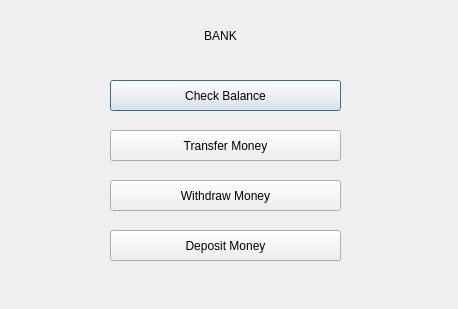
<?xml version="1.0" encoding="UTF-8"?>
<ui version="4.0">
 <class>BankWindow</class>
 <widget class="QDialog" name="BankWindow">
  <property name="geometry">
   <rect>
    <x>0</x>
    <y>0</y>
    <width>458</width>
    <height>309</height>
   </rect>
  </property>
  <property name="windowTitle">
   <string>Dialog</string>
  </property>
  <widget class="QPushButton" name="balanceButton">
   <property name="geometry">
    <rect>
     <x>110</x>
     <y>80</y>
     <width>231</width>
     <height>31</height>
    </rect>
   </property>
   <property name="autoFillBackground">
    <bool>false</bool>
   </property>
   <property name="text">
    <string>Check Balance</string>
   </property>
   <property name="default">
    <bool>false</bool>
   </property>
  </widget>
  <widget class="QPushButton" name="transferButton">
   <property name="geometry">
    <rect>
     <x>110</x>
     <y>130</y>
     <width>231</width>
     <height>31</height>
    </rect>
   </property>
   <property name="text">
    <string>Transfer Money</string>
   </property>
  </widget>
  <widget class="QPushButton" name="withdrawButton">
   <property name="geometry">
    <rect>
     <x>110</x>
     <y>180</y>
     <width>231</width>
     <height>31</height>
    </rect>
   </property>
   <property name="text">
    <string>Withdraw Money</string>
   </property>
  </widget>
  <widget class="QPushButton" name="depositButton">
   <property name="geometry">
    <rect>
     <x>110</x>
     <y>230</y>
     <width>231</width>
     <height>31</height>
    </rect>
   </property>
   <property name="text">
    <string>Deposit Money</string>
   </property>
  </widget>
  <widget class="QLabel" name="label">
   <property name="geometry">
    <rect>
     <x>140</x>
     <y>20</y>
     <width>161</width>
     <height>31</height>
    </rect>
   </property>
   <property name="sizePolicy">
    <sizepolicy hsizetype="Preferred" vsizetype="Preferred">
     <horstretch>20</horstretch>
     <verstretch>0</verstretch>
    </sizepolicy>
   </property>
   <property name="text">
    <string>BANK</string>
   </property>
   <property name="alignment">
    <set>Qt::AlignCenter</set>
   </property>
  </widget>
 </widget>
 <resources/>
 <connections/>
</ui>
